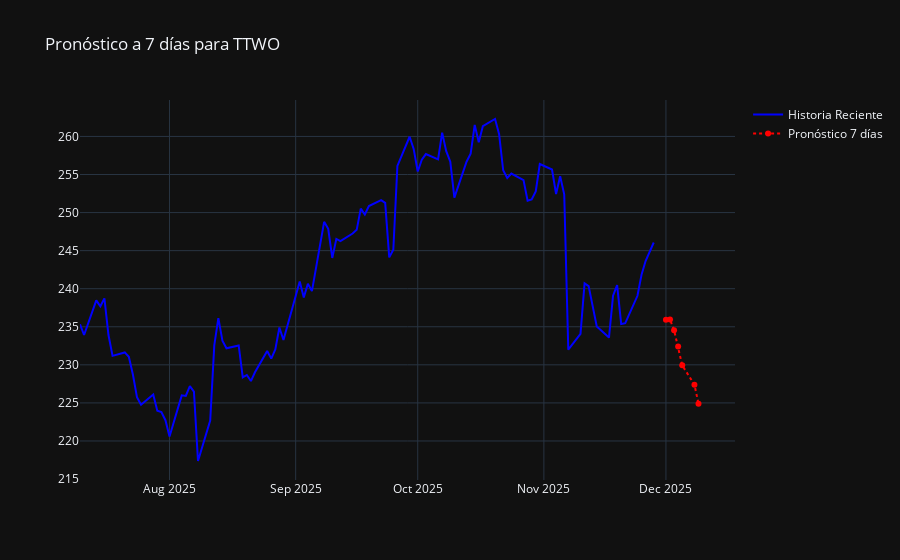

Write notebook code for a chart like this one.
### Code cell
# Pronóstico a 7 días
days_to_predict = 7
future_predictions = []
current_batch = scaled_data[-window_size:].reshape((1, window_size, 1))

for i in range(days_to_predict):
    current_pred = model.predict(current_batch, verbose=0)
    future_predictions.append(current_pred[0])
    current_batch = np.append(current_batch[:, 1:, :], [current_pred], axis=1)

future_predictions = scaler.inverse_transform(future_predictions)

# Fechas futuras
last_date = df['Date'].iloc[-1]
future_dates = []
current_date = last_date
while len(future_dates) < days_to_predict:
    current_date += timedelta(days=1)
    if current_date.weekday() < 5: 
        future_dates.append(current_date)

df_future = pd.DataFrame({'Date': future_dates, 'Prediction': future_predictions.flatten()})

# Gráfica Final
fig_full = go.Figure()
fig_full.add_trace(go.Scatter(x=df.tail(100)['Date'], y=df.tail(100)['Close'], mode='lines', name='Historia Reciente', line=dict(color='blue')))
fig_full.add_trace(go.Scatter(x=df_future['Date'], y=df_future['Prediction'], mode='lines+markers', name='Pronóstico 7 días', line=dict(color='red', width=2, dash='dot')))
fig_full.update_layout(title=f'Pronóstico a {days_to_predict} días para TTWO', template='plotly_dark')
fig_full.show()

print(df_future)
